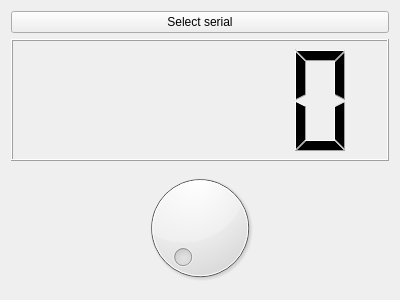
<?xml version="1.0" encoding="UTF-8"?>
<ui version="4.0">
 <class>MainWindow</class>
 <widget class="QMainWindow" name="MainWindow">
  <property name="geometry">
   <rect>
    <x>0</x>
    <y>0</y>
    <width>400</width>
    <height>300</height>
   </rect>
  </property>
  <property name="windowTitle">
   <string>MainWindow</string>
  </property>
  <widget class="QWidget" name="centralWidget">
   <layout class="QVBoxLayout" name="verticalLayout">
    <item>
     <widget class="QPushButton" name="selectSerialPushButton">
      <property name="text">
       <string>Select serial</string>
      </property>
     </widget>
    </item>
    <item>
     <widget class="QLCDNumber" name="lcdNumber"/>
    </item>
    <item>
     <widget class="QDial" name="dial"/>
    </item>
   </layout>
  </widget>
 </widget>
 <layoutdefault spacing="6" margin="11"/>
 <resources/>
 <connections/>
</ui>
